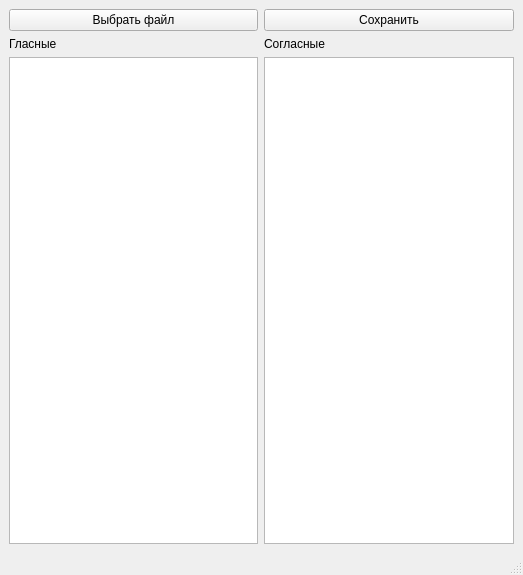
<?xml version="1.0" encoding="UTF-8"?>
<ui version="4.0">
 <class>MainWindow</class>
 <widget class="QMainWindow" name="MainWindow">
  <property name="geometry">
   <rect>
    <x>0</x>
    <y>0</y>
    <width>523</width>
    <height>575</height>
   </rect>
  </property>
  <property name="windowTitle">
   <string>Гласные и согласные</string>
  </property>
  <widget class="QWidget" name="centralwidget">
   <layout class="QGridLayout" name="gridLayout">
    <item row="0" column="0">
     <widget class="QPushButton" name="BtnOpen">
      <property name="text">
       <string>Выбрать файл</string>
      </property>
     </widget>
    </item>
    <item row="2" column="0">
     <widget class="QTextBrowser" name="TxtVowel"/>
    </item>
    <item row="2" column="1">
     <widget class="QTextBrowser" name="TxtConsonant"/>
    </item>
    <item row="0" column="1">
     <widget class="QPushButton" name="BtnSave">
      <property name="text">
       <string>Сохранить</string>
      </property>
     </widget>
    </item>
    <item row="1" column="0">
     <widget class="QLabel" name="LblVowel">
      <property name="text">
       <string>Гласные</string>
      </property>
     </widget>
    </item>
    <item row="1" column="1">
     <widget class="QLabel" name="LblConsonant">
      <property name="text">
       <string>Согласные</string>
      </property>
     </widget>
    </item>
   </layout>
  </widget>
  <widget class="QMenuBar" name="menubar">
   <property name="geometry">
    <rect>
     <x>0</x>
     <y>0</y>
     <width>523</width>
     <height>21</height>
    </rect>
   </property>
  </widget>
  <widget class="QStatusBar" name="statusbar"/>
 </widget>
 <resources/>
 <connections/>
</ui>
